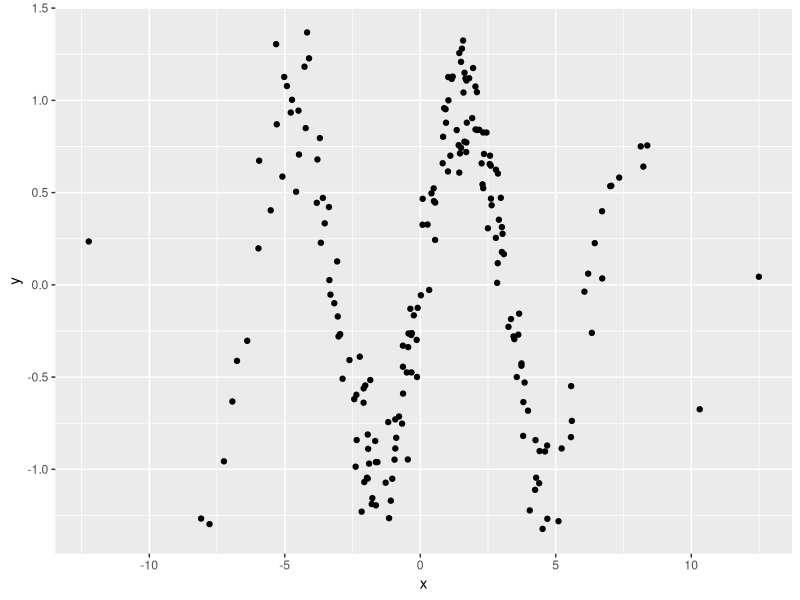
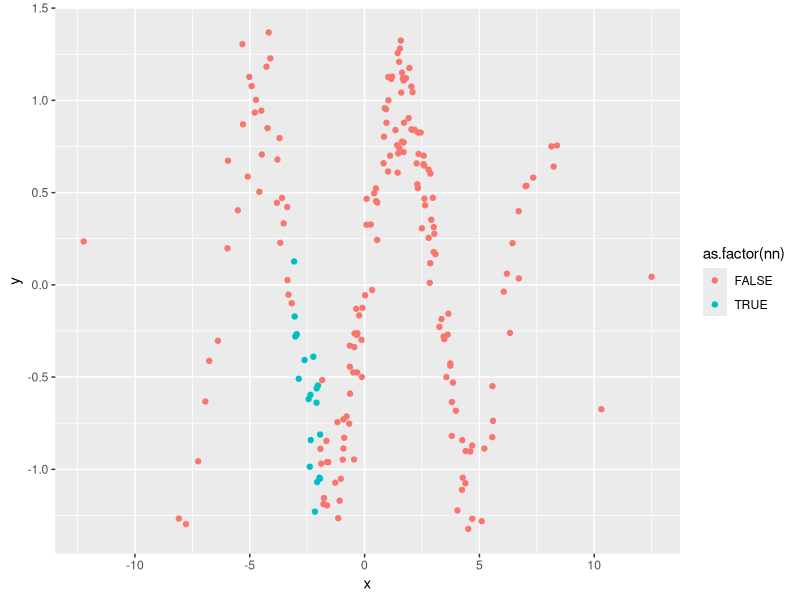
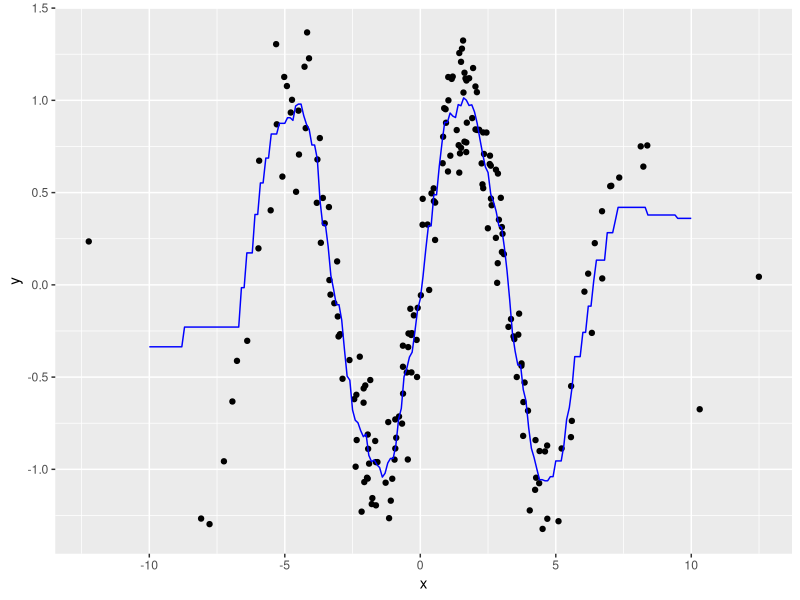
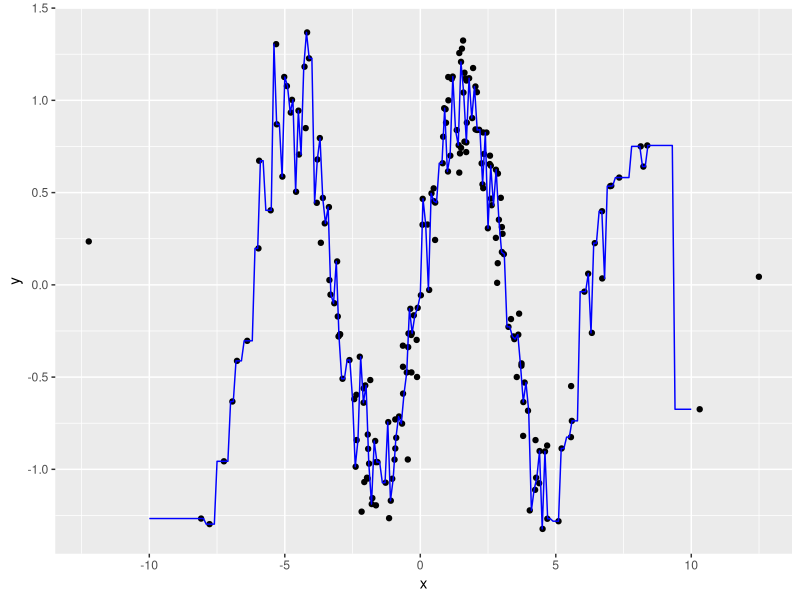
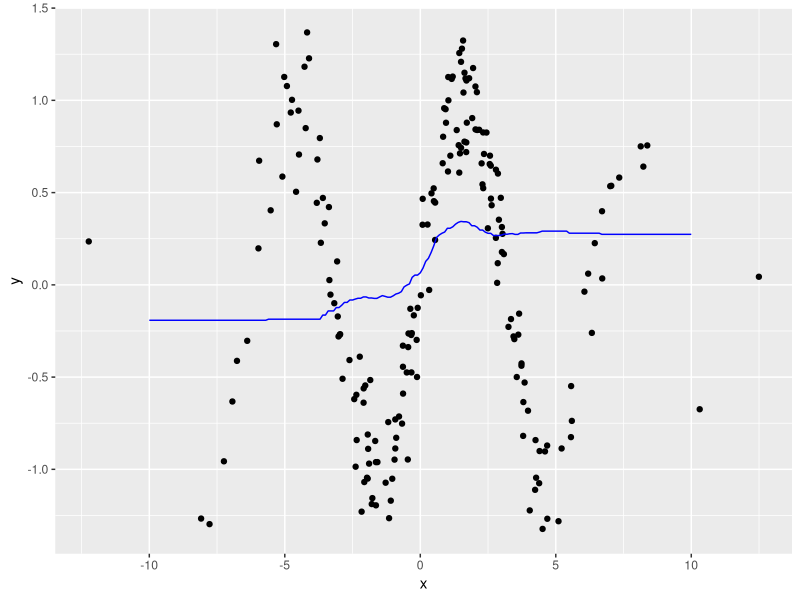

These figures' R source, in order:
## ---- chunk 1
knitr::opts_chunk$set(echo = TRUE)
## ---- chunk 2
library(tidyverse)
n <- 200
x <- rnorm(n, 0, 4)
y <- sin(x) + rnorm(n, 0, 0.2)

df <- tibble(x, y) %>% 
  mutate(type="actual")

ggplot(df %>% filter(type=="actual"), aes(x=x, y=y)) +
  geom_point()
## ---- chunk 3
find_k_nearest_neighbors <- function(x_tilde, x_values, k) {
  # Calculate the absolute differences between x and each value in x_values
  differences <- abs(x_tilde - x_values)
  
  # Sort the indices of x_values based on the differences
  sorted_indices <- order(differences)
  
  # Return the first k indices
  sorted_indices[1:k]
}

x_tilde <- -2.5
idxs <- find_k_nearest_neighbors(x_tilde, x, k=20)

# visualise nearest neighbours around a point
tibble(x, y) %>% 
  mutate(idx=seq_along(x)) %>% 
  mutate(nn=idx%in%idxs) %>% 
  ggplot(aes(x=x, y=y, colour=as.factor(nn))) +
  geom_point()
## ---- chunk 4
f_kk_regression <- function(x_tilde, x, y, k=10) {
  idxs <- find_k_nearest_neighbors(x_tilde, x, k)
  return(mean(y[idxs]))
}

x_sim <- seq(-10, 10, 0.1)

# k = 1
y_sim <- map_dbl(x_sim, ~f_kk_regression(., x, y, k=10))

df <- tibble(x, y) %>% 
  mutate(type="actual") %>% 
  bind_rows(tibble(x=x_sim, y=y_sim) %>% mutate(type="regression"))

ggplot(df %>% filter(type=="actual"), aes(x=x, y=y)) +
  geom_point() +
  geom_line(data=df %>% filter(type=="regression"), colour="blue")

# k = 1
y_sim <- map_dbl(x_sim, ~f_kk_regression(., x, y, k=1))

df <- tibble(x, y) %>% 
  mutate(type="actual") %>% 
  bind_rows(tibble(x=x_sim, y=y_sim) %>% mutate(type="regression"))

ggplot(df %>% filter(type=="actual"), aes(x=x, y=y)) +
  geom_point() +
  geom_line(data=df %>% filter(type=="regression"), colour="blue")

# k = 100
y_sim <- map_dbl(x_sim, ~f_kk_regression(., x, y, k=100))

df <- tibble(x, y) %>% 
  mutate(type="actual") %>% 
  bind_rows(tibble(x=x_sim, y=y_sim) %>% mutate(type="regression"))

ggplot(df %>% filter(type=="actual"), aes(x=x, y=y)) +
  geom_point() +
  geom_line(data=df %>% filter(type=="regression"), colour="blue")
